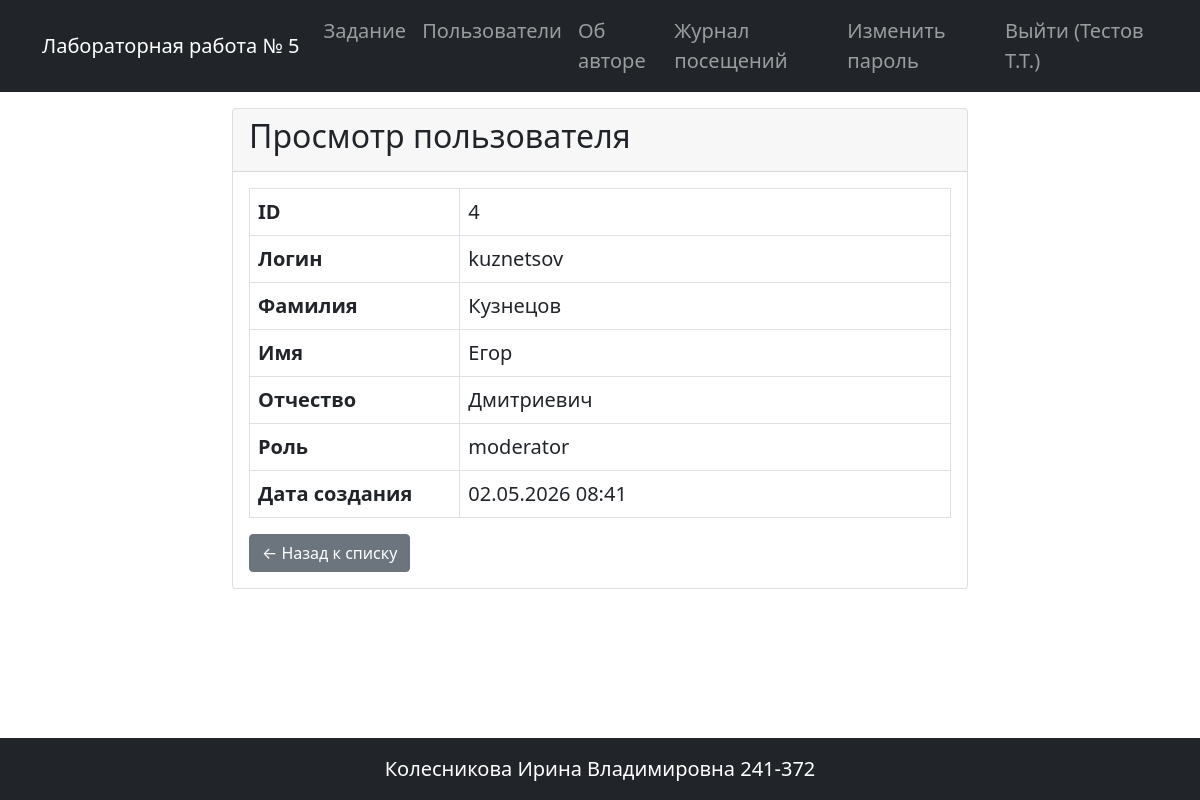
/user/4 (signed in), run on the app's committed database.
### app.py (models this page shows, shortened)
class User(UserMixin, db.Model):
    __tablename__ = 'users'
    id = db.Column(db.Integer, primary_key=True)
    login = db.Column(db.String(50), nullable=False, unique=True)
    password_hash = db.Column(db.String(255), nullable=False)
    last_name = db.Column(db.String(100), nullable=True)
    first_name = db.Column(db.String(100), nullable=False)
    patronymic = db.Column(db.String(100), nullable=True)
    role_id = db.Column(db.Integer, db.ForeignKey('roles.id'), nullable=True)
    created_at = db.Column(db.DateTime, default=datetime.now)
    role = db.relationship('Role', back_populates='users', lazy='select')
    @property
    def short_name(self):
        result = self.last_name if self.last_name else ''
        if self.first_name:
            result += f' {self.first_name[0]}.' if result else f'{self.first_name[0]}.'
        if self.patronymic:
            result += f'{self.patronymic[0]}.' if result else f'{self.patronymic[0]}.'
        return result if result else self.login

class Role(db.Model):
    __tablename__ = 'roles'
    id = db.Column(db.Integer, primary_key=True)
    name = db.Column(db.String(50), nullable=False, unique=True)
    description = db.Column(db.Text, nullable=True)

### app.py (the view)
@app.route('/user/<int:user_id>')
def view_user(user_id):
    user = User.query.get(user_id)
    if not user:
        flash('Пользователь не найден', 'danger')
        return redirect(url_for('user_list'))
    return render_template('view_user.html', title='Просмотр пользователя', user=user)

### app.py (called while the page is built)
@app.before_request
def log_visit():
    if request.endpoint not in ['static', 'login', 'logout']:
        user_id = current_user.id if current_user.is_authenticated else None
        try:
            log = VisitLog(path=request.path, user_id=user_id)
            db.session.add(log)
            db.session.commit()
        except:
            db.session.rollback()

@login_manager.user_loader
def load_user(user_id):
    return User.query.get(int(user_id))

### templates/view_user.html
{% extends 'base.html' %}
{% block content %}
<div class="row justify-content-center">
    <div class="col-md-8">
        <div class="card">
            <div class="card-header">
                <h2>Просмотр пользователя</h2>
            </div>
            <div class="card-body">
                <table class="table table-bordered">
                    <tr>
                        <th style="width: 30%">ID</th>
                        <td>{{ user.id }}</td>
                    </tr>
                    <tr>
                        <th>Логин</th>
                        <td>{{ user.login }}</td>
                    </tr>
                    <tr>
                        <th>Фамилия</th>
                        <td>{{ user.last_name or '—' }}</td>
                    </tr>
                    <tr>
                        <th>Имя</th>
                        <td>{{ user.first_name or '—' }}</td>
                    </tr>
                    <tr>
                        <th>Отчество</th>
                        <td>{{ user.patronymic or '—' }}</td>
                    </tr>
                    <tr>
                        <th>Роль</th>
                        <td>{{ user.role.name if user.role else '—' }}</td>
                    </tr>
                    <tr>
                        <th>Дата создания</th>
                        <td>{{ user.created_at.strftime('%d.%m.%Y %H:%M') if user.created_at else '—' }}</td>
                    </tr>
                </table>
                <div class="mt-3">
                    <a href="{{ url_for('user_list') }}" class="btn btn-secondary">← Назад к списку</a>
                </div>
            </div>
        </div>
    </div>
</div>
{% endblock %}

### templates/base.html (shortened to what this page needs)
<!doctype html>
<html lang="ru">
    <head>
    <link href="https://cdn.jsdelivr.net/npm/bootstrap@5.0.2/dist/css/bootstrap.min.css" rel="stylesheet">
    <link rel="stylesheet" href="{{ url_for('static', filename='styles.css') }}">
    </head>
    <body class="d-flex flex-column min-vh-100">
    <header>
        <nav class="navbar navbar-expand-lg navbar-dark bg-dark">
            <div class="container">
                <a class="navbar-brand" href="{{ url_for('index') }}">Лабораторная работа № 5</a>
                <div class="collapse navbar-collapse" id="navbarSupportedContent">
                    <ul class="navbar-nav ms-auto mb-2 mb-lg-0">
                        <li class="nav-item">
                            <a class="nav-link" href="{{ url_for('index') }}">Задание</a>
                        </li>
                        <li class="nav-item">
                            <a class="nav-link" href="{{ url_for('user_list') }}">Пользователи</a>
                        </li>
                        <li class="nav-item">
                            <a class="nav-link" href="{{ url_for('about') }}">Об авторе</a>
                        </li>
                        {% if current_user.is_authenticated %}
                            {% set role_name = current_user.role.name if current_user.role else 'guest' %}
                            {% if role_name != 'guest' %}
                                <li class="nav-item">
                                    <a class="nav-link" href="{{ url_for('statistics_journal') }}">Журнал посещений</a>
                                </li>
                            {% endif %}
                            <li class="nav-item">
                                <a class="nav-link" href="{{ url_for('change_password') }}">Изменить пароль</a>
                            </li>
                            <li class="nav-item">
                                <a class="nav-link" href="{{ url_for('logout') }}">Выйти ({{ current_user.short_name }})</a>
                            </li>
                        {% else %}
                            <li class="nav-item">
                                <a class="nav-link" href="{{ url_for('login') }}">Вход</a>
                            </li>
                        {% endif %}
                    </ul>
                </div>
            </div>
          </nav>
    </header>
    <main class="flex-grow-1 my-3">
        <div class="container">
            {% block content %}{% endblock %}
        </div>
    </main>
    <footer class="bg-dark text-white mt-5 py-3">
        <div class="container text-center">
            <p class="mb-0">Колесникова Ирина Владимировна 241-372</p>
        </div>
    </footer>
    </body>
</html>

### static/styles.css (style rules this page uses)
body { font-size: 1.25rem; }

### data on the page
User: short_name "Тестов Т.Т."
User: id "4", login "kuznetsov", last_name "Кузнецов", first_name "Егор", patronymic "Дмитриевич", created_at "02.05.2026 08:41"
Role: role "moderator"
